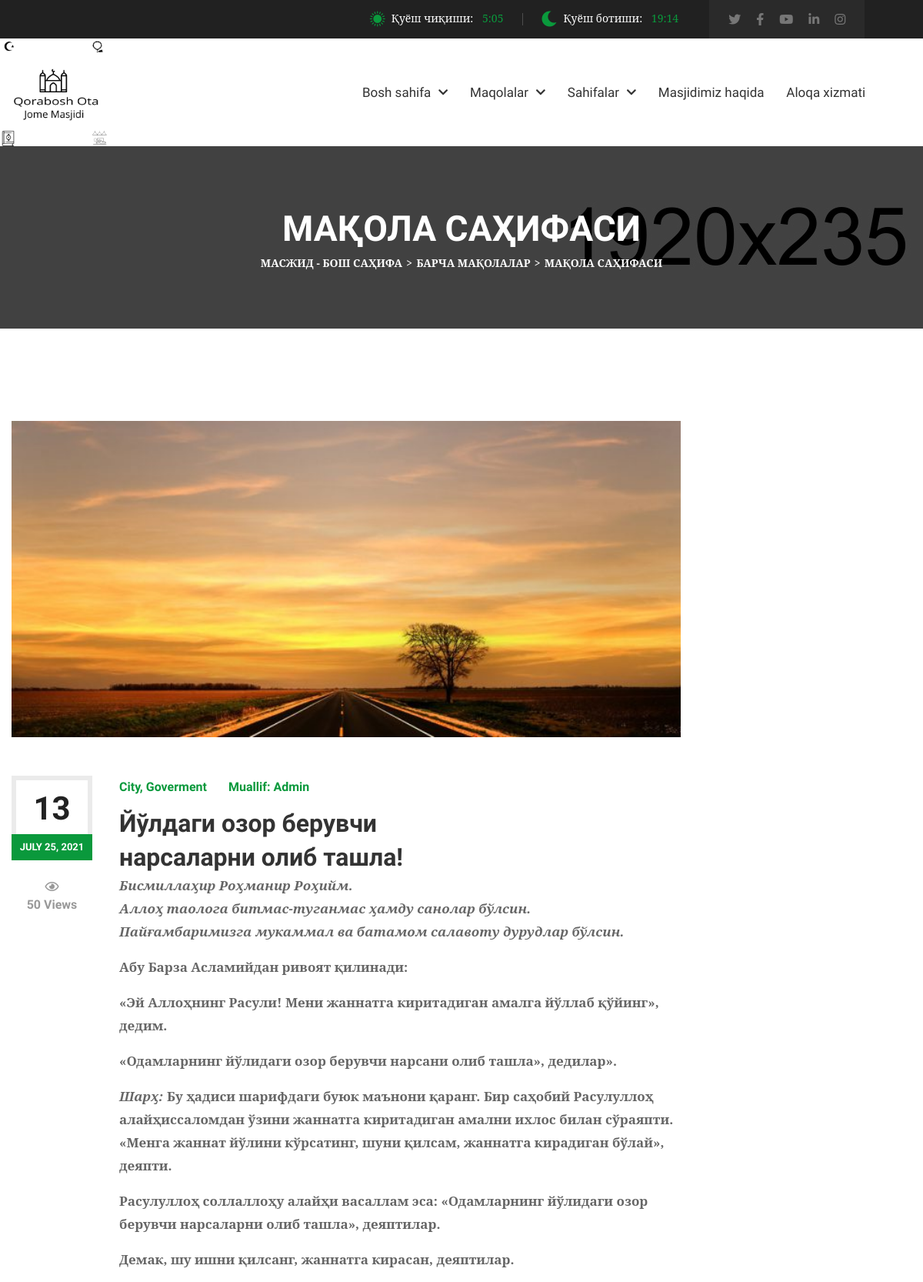
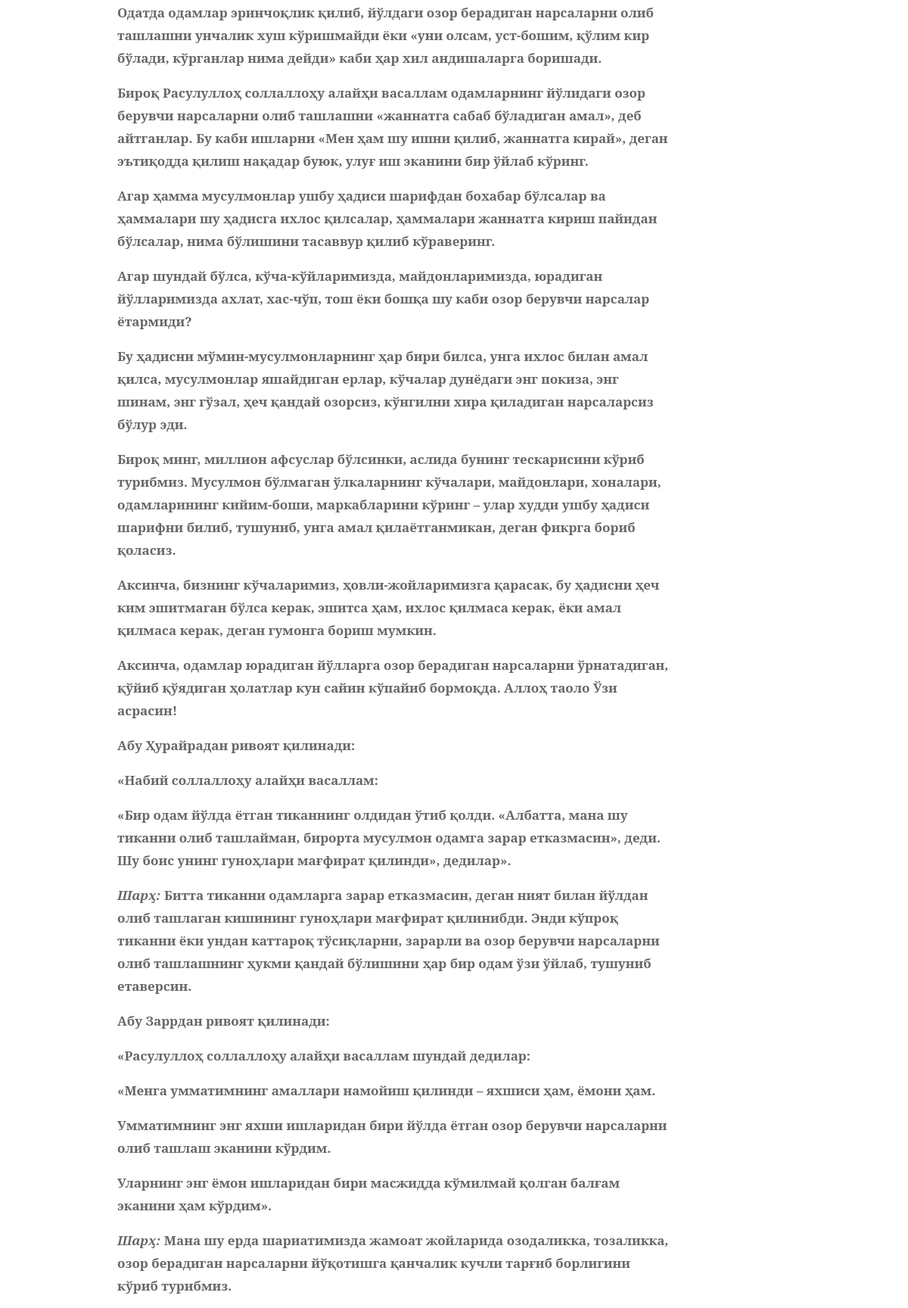
/blog/jldagi-ozor-beruvchi-narsalarni-olib-tashla (upper part), run on the app's committed database (2 pictures, top to bottom).
### mainapp/models.py (models this page shows, shortened)
class Blog(models.Model):
	title = models.CharField('Maqola nomi',max_length=300)
	body = RichTextField()
	slug = models.SlugField('*',max_length=100, unique=True, db_index=True)
	author = models.CharField('Muallif', default='Admin',max_length=200,blank=True)
	date = models.DateField("Qo'shilgan vaqti", auto_now_add=True)
	image = models.ImageField('Maqola rasmi', upload_to='Maqolalar_rasmi/')
	class Meta:
		verbose_name = 'Maqola'
		verbose_name_plural = 'Maqolalar'

### mainapp/views.py (the view, shortened to what this page needs)
# urls.py: path('blog/<str:blog_slug>',views.blog_detail, name='blogDetailPage'),
def blog_detail(request,blog_slug):
	blog_page = Blog.objects.get(slug=blog_slug)
	return render(request,'blog-detail.html',{'blog_page':blog_page})

### templates/blog-detail.html (shortened to what this page needs)
{% extends 'base.html' %}
{% load static %}
{% block  content %}
            <section>
                <div class="w-100 pt-80 black-layer pb-70 opc65 position-relative">
                    <div class="fixed-bg" style="background:green;background-image: url(assets/images/page-title-bg.jpg);"></div>
                    <div class="container">
                        <div class="page-title-wrap text-center w-100">
                            <div class="page-title-inner d-inline-block">
                                <h1 class="mb-0">Мақола саҳифаси</h1>
                                <ol class="breadcrumb mb-0">
                                    <li class="breadcrumb-item"><a href="{% url 'mainapp:Home' %}" title="Home">Масжид - Бош саҳифа</a></li>
                                    <li class="breadcrumb-item"><a href="{% url 'mainapp:Blog' %}" title="">БАРЧА МАҚОЛАЛАР</a></li>
                                    <li class="breadcrumb-item active">Мақола саҳифаси</li>
                                </ol>
                            </div>
                        </div>
                    </div>
                </div>
            </section>
            <section>
                <div class="w-100 pt-120 pb-260 position-relative">
                    <div class="container">
                        <div class="post-detail-wrap w-100">
                            <div class="row">
                                <div class="col-md-12 col-sm-12 col-lg-9">
                                    <div class="post-detail-inner w-100">
                                        <div class="post-detail-img w-100">
                                            <img class="img-fluid w-100" src="{{blog_page.image.url}}" alt="Blog Detail Image 1">
                                        </div>
                                        <div class="post-detail-info position-relative w-100">
                                            <div class="post-info2-inner text-center">
                                                <div class="post-date2">
                                                    <span class="d-block">13</span>
                                                    <i class="d-block thm-bg">{{blog_page.date}}</i>
                                                </div>
                                                <div class="post-meta4 w-100">
                                                    <span class="d-block"><i class="far fa-eye"></i>50 Views</span>
                                                </div>
                                            </div>
                                            <ul class="post-meta2 d-inline-flex flex-wrap align-items-center mb-0 list-unstyled">
                                                <li class="thm-clr">City, Goverment</li>
                                                <li class="thm-clr">Muallif: <a href="javascript:void(0);" title="">{{blog_page.author}}</a></li>
                                            </ul>
                                            <h2 class="mb-0">{{blog_page.title}}</h2>
                                            <b class="mb-0">{{blog_page.body|safe}}</b>
                                        </div><br><br><h3>Изоҳлар {{blog_page.comment_set.all.count}}</h3><hr>
                                    </div>
                                </div>
                                <div class="col-md-6 col-sm-6 col-lg-3">
                                 </div>
                            </div>
                        </div>
                    </div>
                </div>
            </section>
{%endblock%}

### templates/base.html (shortened to what this page needs)
<!DOCTYPE html>
{%load static%}
<html lang="en">
    <head>
        <link rel="stylesheet" href="{% static 'assets/css/all.min.css' %}">
        <link rel="stylesheet" href="{% static 'assets/css/flaticon.css' %}">
        <link rel="stylesheet" href="{% static 'assets/css/animate.min.css' %}">
        <link rel="stylesheet" href="{% static 'assets/css/bootstrap.min.css' %}">
        <link rel="stylesheet" href="{% static 'assets/css/jquery.fancybox.min.css' %}">
        <link rel="stylesheet" href="{% static 'assets/css/jquery.bootstrap-touchspin.min.css' %}">
        <link rel="stylesheet" href="{% static 'assets/css/perfect-scrollbar.css' %}">
        <link rel="stylesheet" href="{% static 'assets/css/slick.css' %}">
        <link rel="stylesheet" href="{% static 'assets/css/style.css' %}">
        <link rel="stylesheet" href="{% static 'assets/css/responsive.css' %}">
        <link rel="stylesheet" href="{% static 'assets/css/color.css' %}">
    </head>
    <body>
        <main>
            <header class="stick style1 w-100">
                <div class="topbar bg-color1 d-flex flex-wrap justify-content-center w-100">
                    <ul class="topbar-info-list mb-0 list-unstyled d-inline-flex">
                        <li><i class="thm-clr flaticon-sun"></i>Қуёш чиқиши: <span class="thm-clr">5:05</span></li>
                        <li><i class="thm-clr flaticon-moon"></i>Қуёш  ботиши: <span class="thm-clr">19:14</span></li>
                    </ul>
                    <div class="social-links d-inline-flex">
                        <a href="https://twitter.com/" title="Twtiiter" target="_blank"><i class="fab fa-twitter"></i></a>
                        <a href="https://www.facebook.com/JavlonbekTorajonov" title="Facebook" target="_blank"><i class="fab fa-facebook-f"></i></a>
                        <a href="https://www.youtube.com/Javlonbek Torajonov" title="Youtube" target="_blank"><i class="fab fa-youtube"></i></a>
                        <a href="https://www.linkedin.com/" title="Linkedin" target="_blank"><i class="fab fa-linkedin-in"></i></a>
                        <a href="https://www.instagram.com/javlonbektorajonov_007" title="Instagram" target="_blank"><i class="fab fa-instagram"></i></a>
                    </div>
                </div>
                <div class="logo-menu-wrap d-flex flex-wrap justify-content-between w-100">
                    <span><img src="/static/assets/images/logo121.png" width="140" height="100" alt=""></span>
                    <nav class="d-flex flex-wrap align-items-center justify-content-center">
                        <div class="header-left">
                            <ul class="mb-0 list-unstyled d-inline-flex">
                                <li class="menu-item-has-children"><a href="{% url 'mainapp:Home' %}" title="">Bosh sahifa</a>
                                </li>
                                <li class="menu-item-has-children"><a href="{% url 'mainapp:Blog' %}" title="">Maqolalar</a>
                                </li>
                                <li class="menu-item-has-children"><a href="javascript:void(0);" title="">Sahifalar</a>
                                </li>
                                <li><a href="{% url 'mainapp:About' %}" title="">Masjidimiz haqida</a></li>
                                <li><a href="{% url 'mainapp:Contact' %}" title="">Aloqa xizmati</a></li>
                            </ul>
                        </div>
                    </nav>
                </div>
            </header>
{%block content%}
{%endblock%}
        </main>
    </body>
</html>

### static/assets/css/responsive.css (style rules this page uses)
@media (max-width: 1605px) { header.style1 nav { flex: 0 0 65rem; max-width: 65rem; } }
@media (max-width: 1445px) { header.style1 nav { flex: 0 0 calc(100% - 26.5625rem); max-width: calc(100% - 26.5625rem); padding-left: 5rem; } }
@media (max-width: 1370px) { header.style1 nav { padding-left: 2.375rem; } }
@media (max-width: 1290px) { nav > div > ul > li { margin-right: 1.8rem; font-size: 1.0625rem; } }
@media (max-width: 1210px) { .container { padding: 0 0.9375rem;max-width: 100%; } }

### data on the page
Blog: image (picture), date "JULY 25, 2021", author "Admin", title "Йўлдаги озор берувчи нарсаларни олиб ташла!", body "Бисмиллаҳир Роҳманир Роҳийм. Аллоҳ таолога битмас-туганмас ҳамду санолар бўлсин. Пайғамбаримизга мукаммал ва батамом салавоту дурудлар бўлсин. Абу Барза Асламийдан ривоят қилинади: «Эй Аллоҳнинг Расули! Мени жаннатга киритадиган амалга йўллаб қўйинг», дедим. «Одамларнинг йўлидаги озор берувчи нарсани олиб ташла», дедилар». Шарҳ: Бу ҳадиси шарифдаги буюк маънони қаранг. Бир саҳобий Расулуллоҳ алайҳиссаломдан ўзини жаннатга киритадиган амални ихлос билан сўраяпти. «Менга жаннат йўлини кўрсатинг, шуни қилсам, жаннатга кирадиган бўлай», деяпти. Расулуллоҳ соллаллоҳу алайҳи васаллам эса: «Одамларнинг йўлидаги озор берувчи нарсаларни олиб ташла», деяптилар. Демак, шу ишни қилсанг, жаннатга…"
